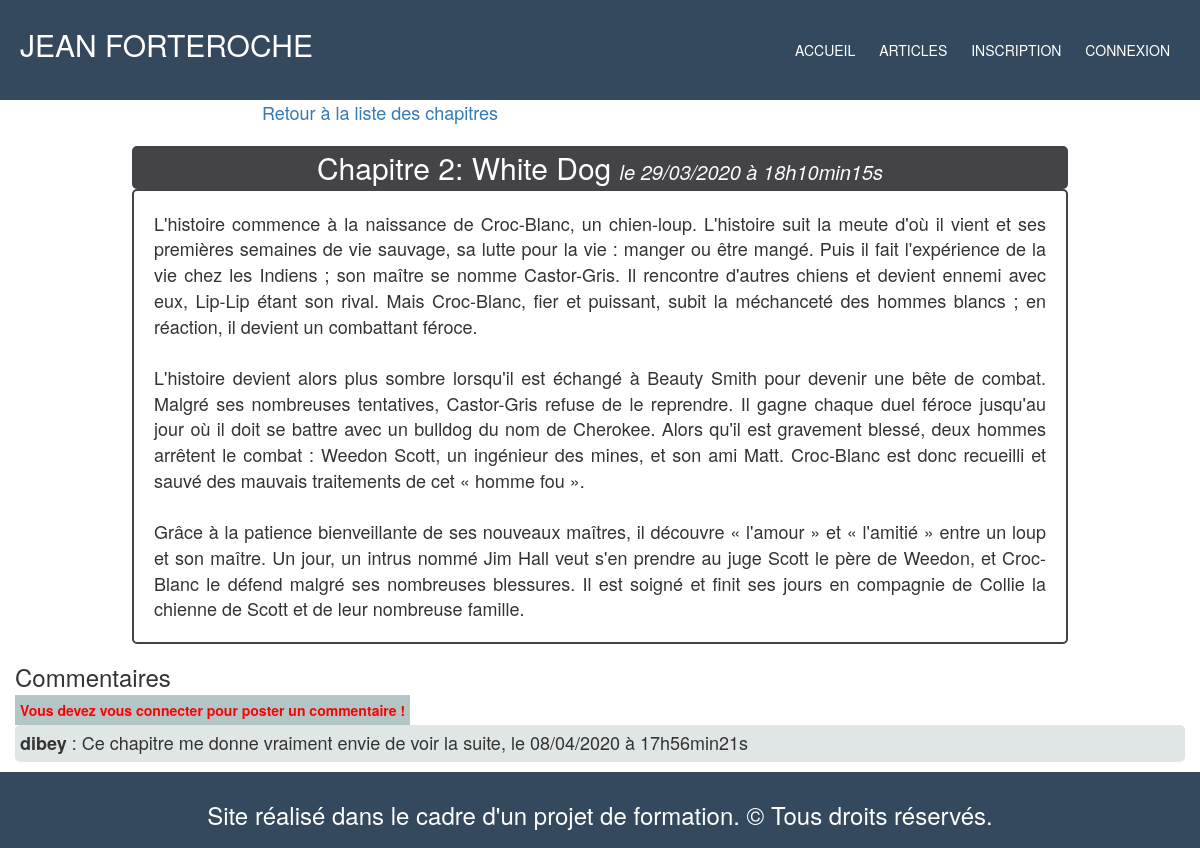
/index.php?action=chapitre&id=2, run on the app's committed database.
### tables this page shows
CREATE TABLE IF NOT EXISTS `posts` (
  `post_id` int(11) NOT NULL AUTO_INCREMENT,
  `title` varchar(255) NOT NULL,
  `content` text NOT NULL,
  `creation_date` datetime NOT NULL,
  PRIMARY KEY (`post_id`)
);

CREATE TABLE IF NOT EXISTS `comments` (
  `comment_id` int(11) NOT NULL AUTO_INCREMENT,
  `post_id` int(11) NOT NULL,
  `user_id` int(11) NOT NULL,
  `comment` text NOT NULL,
  `comment_date` datetime NOT NULL,
  `reported` tinyint(1) NOT NULL DEFAULT '0',
  PRIMARY KEY (`comment_id`),
  KEY `comments_ibfk_1` (`post_id`),
  KEY `user_id` (`user_id`)
);

CREATE TABLE IF NOT EXISTS `users` (
  `user_id` int(11) NOT NULL AUTO_INCREMENT,
  `pseudo` varchar(255) NOT NULL,
  `mail` varchar(255) NOT NULL,
  `pass` varchar(255) NOT NULL,
  `admin` tinyint(1) NOT NULL DEFAULT '0',
  PRIMARY KEY (`user_id`)
);

### controller/frontend.php (called while the page is built, shortened)
<?php
require_once('model/PostManager.php');
require_once('model/CommentManager.php');
function post()
{
    $postManager = new PostManager();
    $commentManager = new CommentManager();
    $post = $postManager->getPost($_GET['id']);
    $comments = $commentManager->getComments($_GET['id']);
    require('view/frontend/postView.php');
}

### model/PostManager.php (called while the page is built, shortened)
<?php
class PostManager extends Manager
{
    public function getPost($postId)
    {
        $db = $this->dbConnect();
        $req = $db->prepare('SELECT post_id, title, content, DATE_FORMAT(creation_date, \'%d/%m/%Y à %Hh%imin%ss\') AS creation_date_fr FROM posts WHERE post_id = ?');
        $req->execute(array($postId));
        $post = $req->fetch();
        return $post;
    }
}

### model/CommentManager.php (called while the page is built, shortened)
<?php
class CommentManager extends Manager
{
    public function getComments($postId)
    {
        $db = $this->dbConnect();
        $comments = $db->prepare('SELECT users.pseudo AS author, comments.comment AS content, DATE_FORMAT(comment_date, \'%d/%m/%Y à %Hh%imin%ss\') AS comment_date_fr FROM users INNER JOIN comments ON users.user_id = comments.user_id WHERE post_id = ? ORDER BY comment_date DESC');
        $comments->execute(array($postId));
        return $comments;
    }
}

### view/frontend/postView.php (the view, shortened to what this page needs)
        <p><a href="index.php?action=listPosts">Retour à la liste des chapitres</a></p>
        <div id="news">
            <h2>
                <?= htmlspecialchars($post['title']) ?>
                <em>le <?= $post['creation_date_fr'] ?></em>
            </h2>
            <p>
                <?= nl2br(htmlspecialchars($post['content'])) ?>
            </p>
        </div>
<h3>Commentaires</h3>
<?php if(isset($_SESSION['pseudoconnect'])): ?>
    <div id="formcomment">
        <form action="index.php?action=addComment&amp;id=<?= $post['post_id'] ?>" method="post"  >
            <textarea id="comment" name="comment" rows="10" cols="45" placeholder="Votre commentaire..."></textarea><br><br>
            <input type="submit" id="submit" value="Publier votre commentaire" class="btn btn-primary" />
        </form>
    </div>
<?php else:?>
<?php  echo "<strong style=\"color:red; background-color: #B3C6C7; width: 100%; heigth:100%; padding:5px;\">Vous devez vous connecter pour poster un commentaire !</strong>"; ?>
<?php endif; ?>
<?php
while ($comment = $comments->fetch())
    {
?>
        <div id="postcomment"><strong><?= $comment['author']?></strong>  :
        <?= nl2br(htmlspecialchars($comment['content'])) ?>, le <?= $comment['comment_date_fr'] ?><?php if(isset($_SESSION['pseudoconnect'])): ?><a href="" id="signal"> Signaler le commentaire</a><?php else:?><?php endif; ?>
        </div>
<?php
    }
?>
<?php require('view/frontend/template.php'); ?>

### public/css/style.css (style rules this page uses)
body { margin: 0px; padding: 0px; font-family: 'Roboto', sans-serif; }
h1, h2 { text-align:center; }
p { text-align:center; font-size: 18px; }
#news h2 { background-color:#434348; border-radius: 5px; padding: 5px; color:white; font-size:30px; margin-bottom:0px; }
h2 em { font-size: 20px; }
#news p { border: 2px solid #434348; border-radius: 5px; margin-top:0px; text-align: justify; font-size: 18px; padding: 20px; }
#news { width:80%; margin:auto; }
#postcomment { width: 100%; height: 100%; background: #E0E5E5; font-size: 18px; margin-top: 5px; border-radius: 5px; padding: 5px; }
a { text-decoration: none; color: blue; }

### data on the page
posts: title "Chapitre 2: White Dog", content "L'histoire commence à la naissance de Croc-Blanc, un chien-loup. L'histoire suit la meute d'où il vient et ses premières semaines de vie sauvage, sa lutte pour la vie : manger ou être mangé. Puis il fait l'expérience de la vie chez les Indiens ; son maître se nomme Castor-Gris. Il rencontre d'autres chiens et devient ennemi avec eux, Lip-Lip étant son rival. Mais Croc-Blanc, fier et puissant, subit la méchanceté des hommes blancs ; en réaction, il devient un combattant féroce. L'histoire devient alors plus sombre lorsqu'il est échangé à Beauty Smith pour devenir une bête de combat. Malgré ses nombreuses tentatives, Castor-Gris refuse de le reprendre. Il gagne chaque duel féroce jusqu'au…"
comments: user.pseudo "dibey", comment "Ce chapitre me donne vraiment envie de voir la suite", comment_date_fr "08/04/2020 à 17h56min21s"

### other printed values
$post['creation_date_fr'] "29/03/2020 à 18h10min15s"
